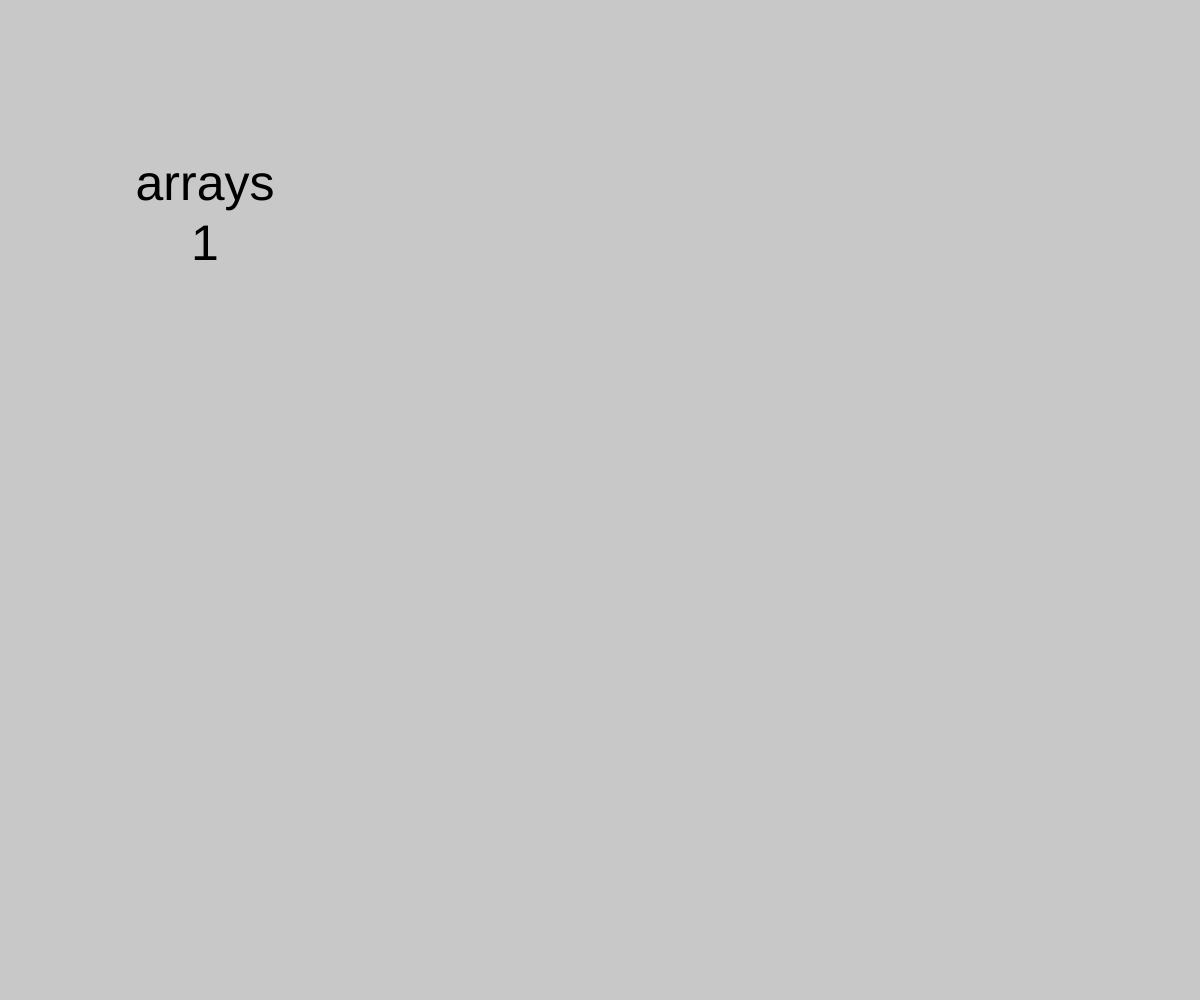
Frame 1 (no input)
Frame 60 (no input): identical to frame 1, image omitted
Frame 120 (the mouse pressed at the canvas centre since frame 60): identical to frame 1, image omitted

The p5.js sketch that drew this single still picture (run headless with seeded random() and noise() and a simulated clock; from frame 60 on, the mouse is pressed at the canvas centre):

// p5.js sketch
// ── sketch.js
let i = 0;
let words = ['arrays', 'are', 'useful', 'lists'];
let nums = [1, 55, 66, 88];

function setup() {
  createCanvas(windowWidth, windowHeight);
}

function draw() {
  background(200);
  textSize(50);
  textAlign(CENTER);
  
  text(words[i], nums[1] + 150, 200);
  
  text(nums[i], nums[1] + 150, 260);
}

function mouseClicked() {
  i++;
  if (i >= words.length) {
    i = 0; 
  }
}
